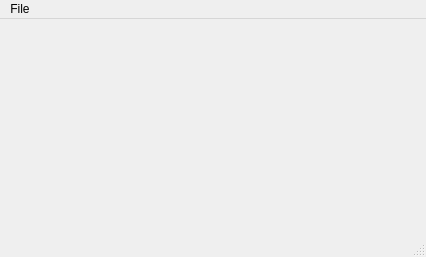
<?xml version="1.0" encoding="UTF-8"?>
<ui version="4.0">
 <class>MainWindow</class>
 <widget class="QMainWindow" name="MainWindow">
  <property name="geometry">
   <rect>
    <x>0</x>
    <y>0</y>
    <width>426</width>
    <height>257</height>
   </rect>
  </property>
  <property name="windowTitle">
   <string>MainWindow</string>
  </property>
  <widget class="QWidget" name="centralwidget">
   <layout class="QGridLayout" name="gridLayout_2">
    <item row="0" column="0">
     <layout class="QGridLayout" name="gridLayout"/>
    </item>
   </layout>
  </widget>
  <widget class="QMenuBar" name="menubar">
   <property name="geometry">
    <rect>
     <x>0</x>
     <y>0</y>
     <width>426</width>
     <height>26</height>
    </rect>
   </property>
   <widget class="QMenu" name="menuFile">
    <property name="title">
     <string>File</string>
    </property>
    <addaction name="actionOpen"/>
   </widget>
   <addaction name="menuFile"/>
  </widget>
  <widget class="QStatusBar" name="statusbar"/>
  <action name="actionOpen">
   <property name="text">
    <string>Open</string>
   </property>
  </action>
 </widget>
 <resources/>
 <connections/>
</ui>
